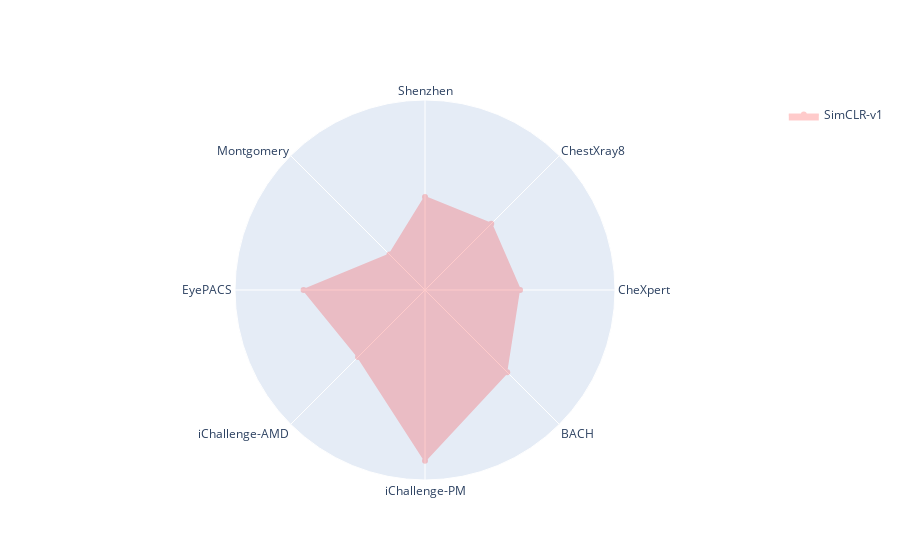

Notebook cell for this chart:
### Code cell
fig = go.Figure()
fig.add_trace(go.Scatterpolar(
    r = fewshot_df['simclr-v1'], 
    theta = fewshot_df['index'],
    fill='toself',
    name='SimCLR-v1',
    fillcolor='red',
    opacity=0.2,
    marker_color='red',
))
fig.update_layout(
  polar=dict(
    radialaxis=dict(
      visible=False,
      range=[50, 100],
    ),
  ),
  showlegend=True,
)

fig.show()
# fig.write_image('radar_plots/simclr.png')

### Figure 1 — Plotly figure (JSON) as saved in the notebook; plotly's stock layout.template omitted (floating-point values rounded to 4 significant figures)
{"data": [{"fill": "toself", "fillcolor": "red", "marker": {"color": "red"}, "name": "SimCLR-v1", "opacity": 0.2, "r": [75.01, 74.65, 74.46, 63.2, 81.95, 74.9, 94.92, 80.61], "theta": ["CheXpert", "ChestXray8", "Shenzhen", "Montgomery", "EyePACS", "iChallenge-AMD", "iChallenge-PM", "BACH"], "type": "scatterpolar"}], "layout": {"polar": {"radialaxis": {"range": [50, 100], "visible": false}}, "showlegend": true}}
